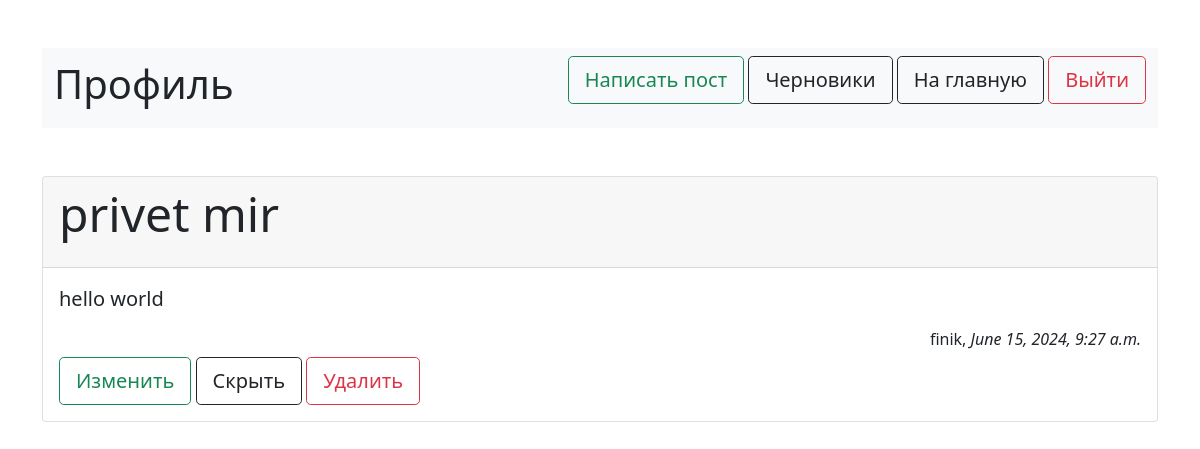
Before: /profile/ (signed in) with the older database file.
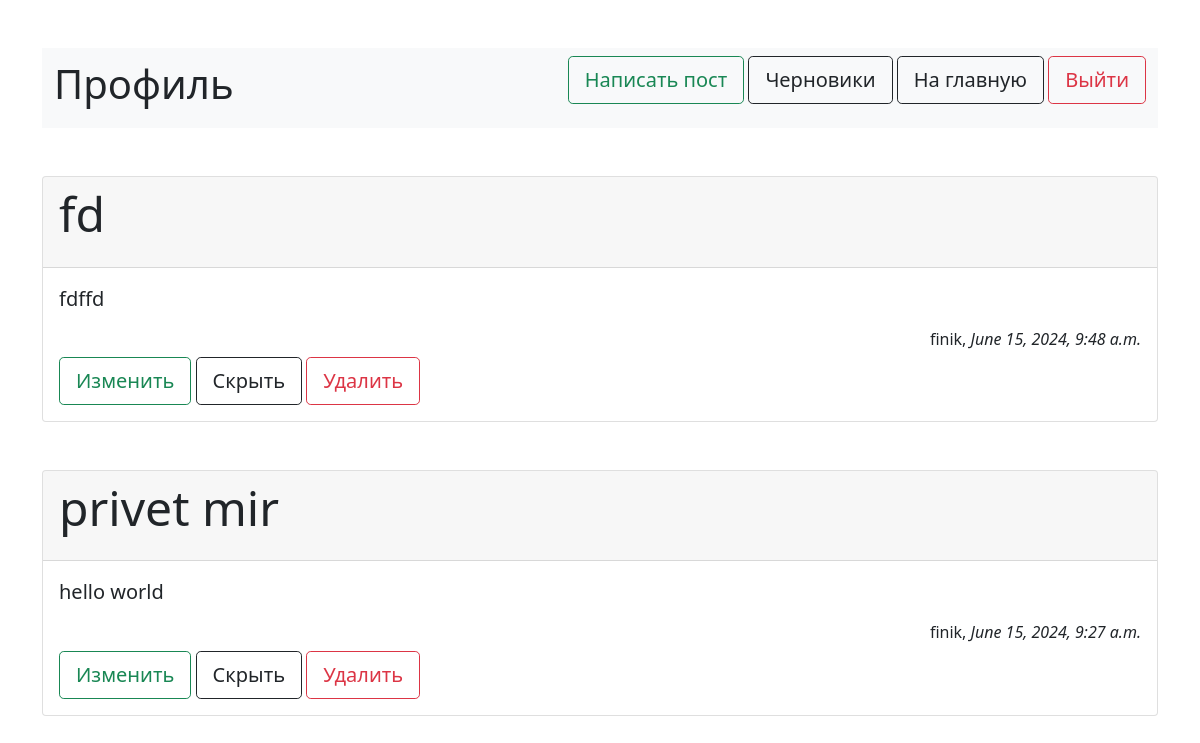
After: the same page with the newer database file.
### profile_app/models.py (models this page shows, shortened)
class Text_post(models.Model):
    title = models.CharField(max_length=30, default=' ')
    content = models.TextField()
    published_date = models.DateTimeField(auto_now_add=True)
    username = models.CharField(max_length=20, default='None')
    rating_like = models.PositiveIntegerField(default=0)
    rating_dislike = models.PositiveIntegerField(default=0)
    was_published = models.BooleanField(default=True)
    def was_published_recently(self):
        return self.published_date

### profile_app/views.py (the view)
# urls.py: path('', views.index, name='index_page')
def index(request):
    data = []
    for i in Text_post.objects.all().filter(username=request.user.username):
        if i.was_published:
            data.insert(0, {"id": i.id,'title':i.title, 'content':i.content, 'date':i.was_published_recently(), 'username':i.username})
    context = {'data': data}
    return render(request, 'profile_app/index.html', context=context)

### profile_app/templates/profile_app/index.html (shortened to what this page needs)
<!DOCTYPE html>
<html lang="en">
<head>
    <link href="https://cdn.jsdelivr.net/npm/bootstrap@5.0.2/dist/css/bootstrap.min.css" rel="stylesheet">
</head>
<body>
    {%if user.is_authenticated%}
        <div class="container-md">
            <br></br>
            <nav class="navbar navbar-expand-lg navbar-light bg-light">
                <div class="container-fluid">
                    <h1>Профиль</h1>
                    <figure class="text-end">
                        <a type="button" class="btn btn-outline-success btn-lg" href={% url 'new_post_page' %} role="button">Написать пост</a>
                        <a type="button" class="btn btn-outline-dark btn-lg" href={% url 'draft_list_page' %} role="button">Черновики</a>
                        <a type="button" class="btn btn-outline-dark btn-lg" href={% url 'index_page' %} role="button">На главную</a>
                        <a class="btn btn-outline-danger btn-lg" href={% url 'logout' %} role="button">Выйти</a>
                    </figure>
                </div>
            </nav>
        </div>
        {%for d in data %}
        <div class="container-md">
            <br></br>
            <div class="card">
                <div class="card-header">
                    <div>
                        <figure>
                            <figure><h5 class="display-5">{{ d.title }}</h5>
                    </div>
                </div>
                <div class="card-body">
                    <blockquote class="blockquote mb-1">
                        <footer class="blockquote">{{ d.content }}</footer>
                        <figure class="text-end"><h6>{{d.username}}, <em>{{ d.date }}</em></h6></figure>
                    </blockquote>
                    <a type="button" class="btn btn-outline-success btn-lg" href={% url 'change_post' d.id %} role="button">Изменить</a>
                    <a type="button" class="btn btn-outline-dark btn-lg" href={% url 'to_draft_post' d.id %} role="button">Скрыть</a>
                    <a type="button" class="btn btn-outline-danger btn-lg" href={% url 'delete_post' d.id %} role="button">Удалить</a>
                </div>
            </div>
        </div>
        {%endfor%}
    {% else %}
        <a class="btn btn-primary" href={% url 'log_in' %} role="button">Войти</a>
        <a class="btn btn-primary" href={% url 'sign_in' %} role="button">Зарегистрироваться</a>
    {% endif %}
</body>
</html>

Changed rows visible on the page:
added Text_post: title "fd", content "fdffd", username "finik", date "June 15, 2024, 9:48 a.m."
Other visible differences:
new list line: ", Изменить Скрыть Удалить"
